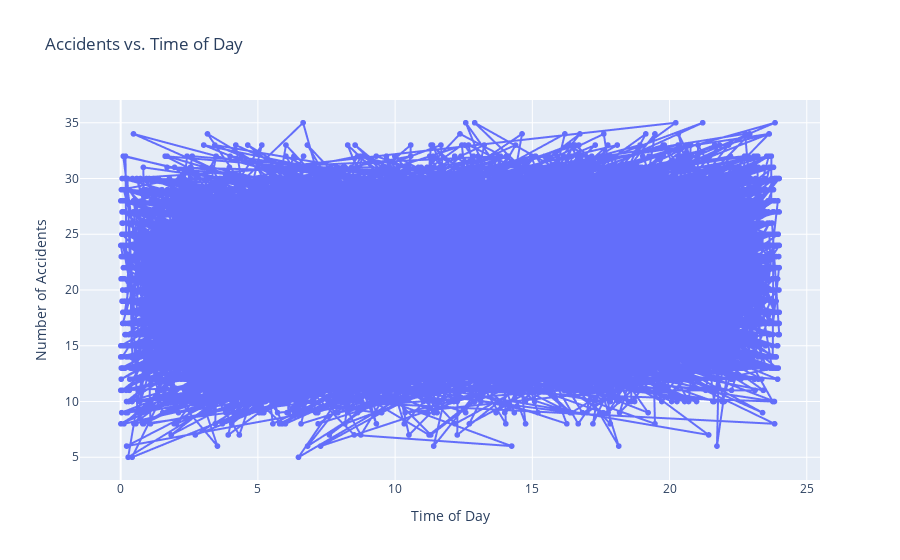

This figure's notebook cell:
### Code cell
fig = px.line(
    df,
    x="time_of_day",  # X-axis: Time of Day
    y="accidents",    # Y-axis: Number of Accidents
    title="Accidents vs. Time of Day",
    labels={"time_of_day": "Time of Day", "accidents": "Number of Accidents"},
    markers=True)

fig.show()

### Figure 1 — Plotly figure (JSON) as saved in the notebook; plotly's stock layout.template omitted (floating-point values rounded to 4 significant figures; data arrays with more than 128 entries replaced by an {"elided": "..."} marker saying what was removed)
{"data": [{"hovertemplate": "Time of Day=%{x}<br>Number of Accidents=%{y}<extra></extra>", "legendgroup": "", "line": {"color": "#636efa", "dash": "solid"}, "marker": {"symbol": "circle"}, "mode": "lines+markers", "name": "", "showlegend": false, "type": "scattergl", "x": {"elided": "8756 float values"}, "xaxis": "x", "y": {"elided": "8756 int values"}, "yaxis": "y"}], "layout": {"legend": {"tracegroupgap": 0}, "title": {"text": "Accidents vs. Time of Day"}, "xaxis": {"anchor": "y", "domain": [0, 1], "title": {"text": "Time of Day"}}, "yaxis": {"anchor": "x", "domain": [0, 1], "title": {"text": "Number of Accidents"}}}}
